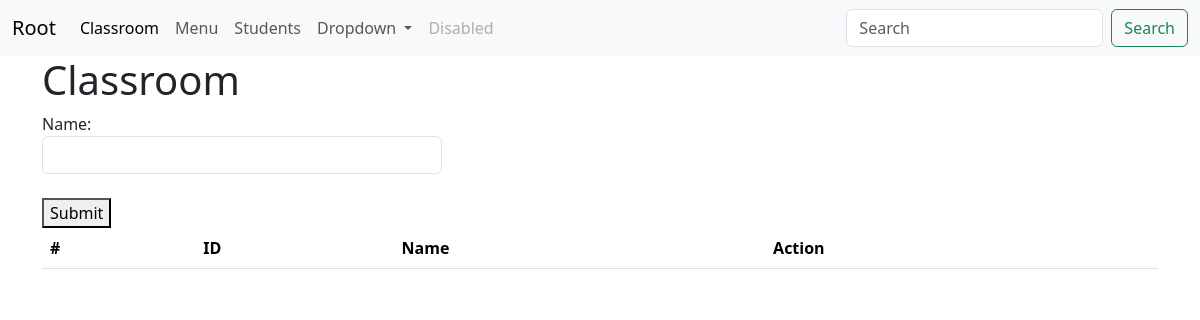
Before: /crud/classroom/ with the older database file.
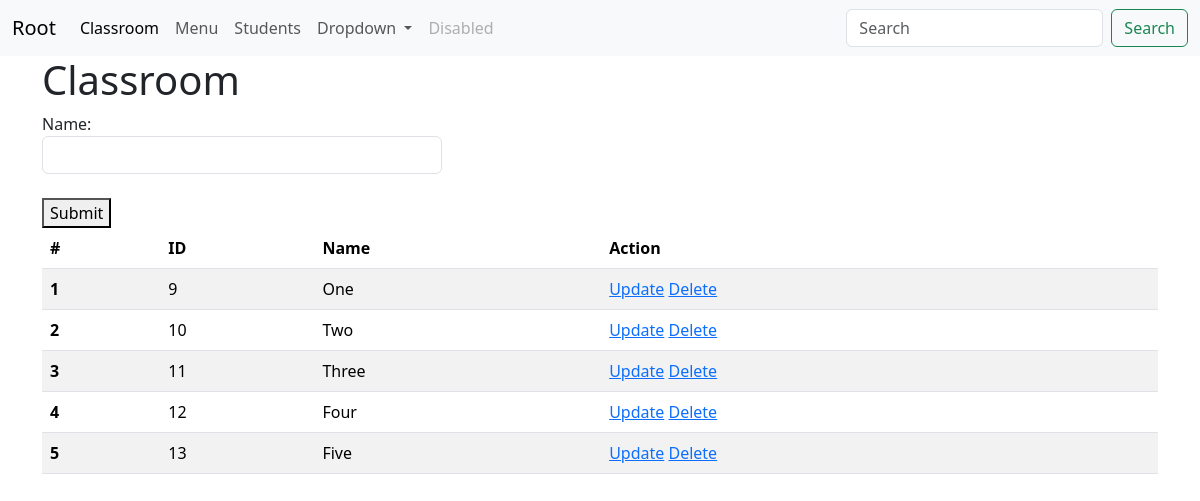
After: the same page with the newer database file.
### crud/models.py (models this page shows)
class ClassRoom(models.Model):
    name = models.CharField(max_length=20)

### crud/views.py (the view)
# urls.py: path('classroom/', classroom, name='classroom'),
def classroom(request):
    if request.method == "POST":
        name = request.POST.get("name")
        ClassRoom.objects.create(name=name)
        return redirect('classroom')
    classrooms = ClassRoom.objects.all()
    return render(request, template_name='crud/classroom.html', context={"classrooms": classrooms})

### crud/templates/crud/classroom.html (shortened to what this page needs)
{% extends 'core/base.html' %}
{% block content %}
<h1>Classroom</h1>
<form method="post" action="{% url 'classroom' %}">
    Name:<br>
    <input class="form form-control" name="name" style="width:400px"><br>
    <button type="submit">Submit</button>
</form>
<table class="table table-striped">
    <thead>
    <tr>
        <th scope="col">#</th>
        <th scope="col">ID</th>
        <th scope="col">Name</th>
        <th scope="col">Action</th>
    </tr>
    </thead>
    <tbody>
    {% for classroom in classrooms %}
    <tr>
        <th scope="row">{{forloop.counter}}</th>
        <td>{{classroom.id}}</td>
        <td>{{classroom.name}}</td>
        <td>
            <a href="#">Update</a>
            <a href="{% url 'delete_classroom' classroom.id %}">Delete</a>
        </td>
    </tr>
    {% endfor %}
    </tbody>
</table>
{% endblock %}

Changed rows visible on the page:
added ClassRoom: id "9", name "One"
added ClassRoom: id "10", name "Two"
added ClassRoom: id "11", name "Three"
added ClassRoom: id "12", name "Four"
added ClassRoom: id "13", name "Five"
